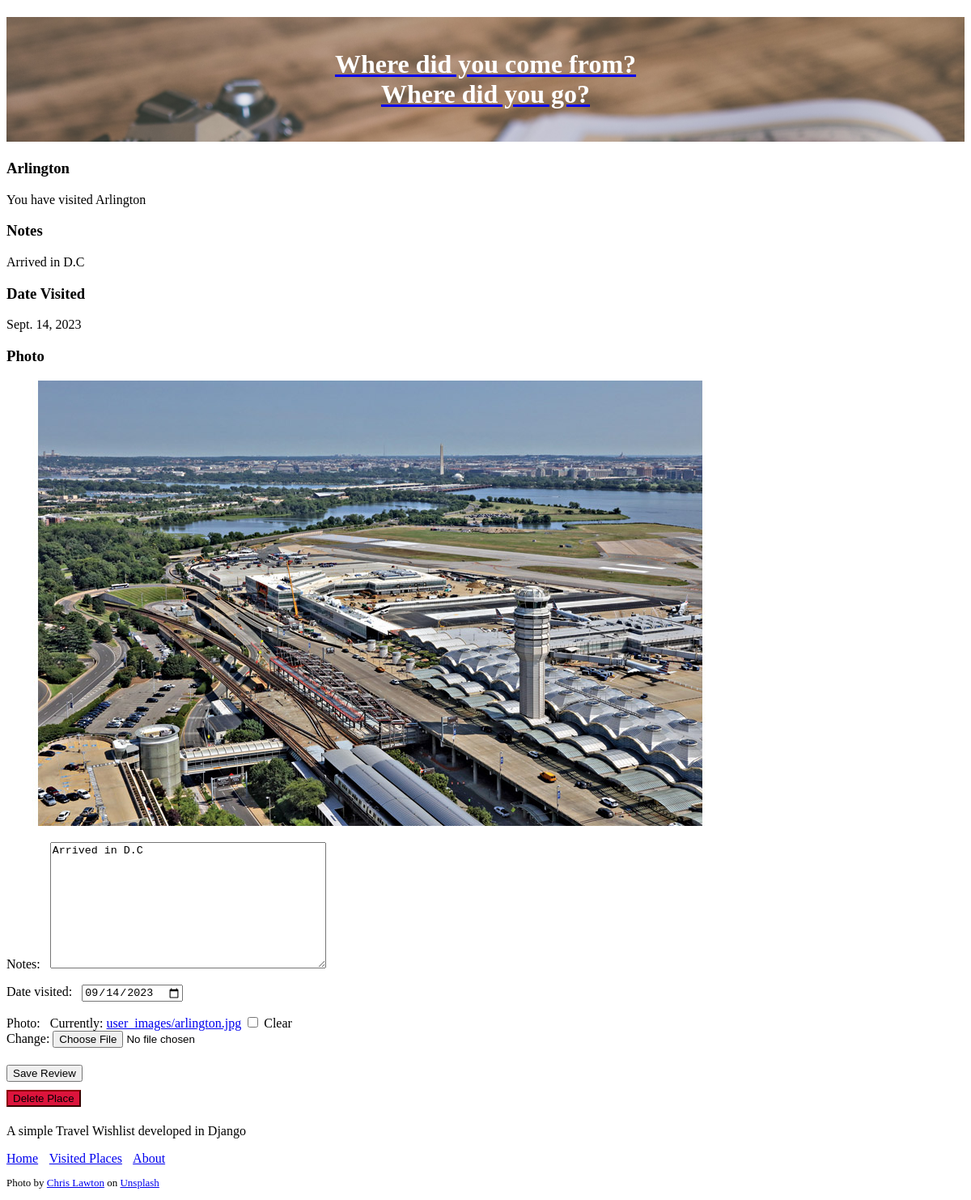
Screenshot of /place/6 (signed in) with the database file from the repository.
### travel_wishlist/models.py (models this page shows, shortened)
class Place(models.Model):
    user = models.ForeignKey('auth.User', null=False, on_delete=models.CASCADE)
    notes = models.TextField(blank=True, null =True)
    date_visited = models.DateField(blank=True, null =True)
    photo = models.ImageField(upload_to='user_images/', blank=True, null =True)
    name = models.CharField(max_length=200)
    visited = models.BooleanField(default=False)

### travel_wishlist/views.py (the view)
# urls.py: path('place/<int:place_pk>', views.place_details, name='place_details'),
@login_required
def place_details(request, place_pk):
    place = get_object_or_404(Place, pk=place_pk)
    if place.user != request.user:
        return HttpResponseForbidden()
    if request.method == 'POST':
        form = TripReviewForm(request.POST, request.FILES, instance=place)
        if form.is_valid():
            form.save()
            messages.info(request, 'Trip information updated')
        else:
            messages.error(request, form.errors) #refine later
        return redirect('place_details', place_pk=place_pk)
    else:
        if place.visited:
            review_form = TripReviewForm(instance=place)
            return render(request, 'travel_wishlist/detail.html', {'place': place, 'review_form': review_form})
        else:
            return render(request, 'travel_wishlist/detail.html', {'place': place})

### travel_wishlist/forms.py
class TripReviewForm(forms.ModelForm):
    class Meta:
        model = Place
        fields = ('notes', 'date_visited', 'photo')
        widgets = {
            'date_visited': DateInput()
        }

### travel_wishlist/templates/travel_wishlist/detail.html (shortened to what this page needs)
{% extends 'travel_wishlist/base.html' %}
{% load static %}
{% block content %}
<h3>{{ place.name }}</h3>
{% if place.visited %}
    <p>
        You have visited {{ place.name }}
    </p>
    <h3>Notes</h3>
    <p>
    {{ place.notes|default:"No Notes." }}
    </p>
    <h3>Date Visited</h3>
    <p>
    {{ place.date_visited|default:"Place Not Visited." }}
    </p>
    <h3>Photo</h3>
    {% if place.photo %}
        <img src="{{ place.photo.url }}">
    {% else %}
        <p>No Photo Added.</p>
    {% endif %}
    <form method="POST" action="{% url 'place_details' place.pk %}" enctype="multipart/form-data">
        {{ review_form.as_p }}
        <button type="submit" >Save Review</button>
    </form>
{% endif %}
<form method="POST" action="{% url 'delete_place' place.pk %}">
    <button type="submit" class ="delete" id="delete-button-{{ place.pk }}">Delete Place</button>
</form>
{% endblock %}

### travel_wishlist/static/css/style.css (style rules this page uses)
label { display: inline-block; padding-right: 8px; }
button { margin: 5px 0px 5px 0; }
.delete { background-color: crimson; border-color: darkred; }

### rows the page displays
Place: name "Arlington", notes "Arrived in D.C", date_visited "Sept. 14, 2023", photo (picture), date_visited "09/14/2023"
